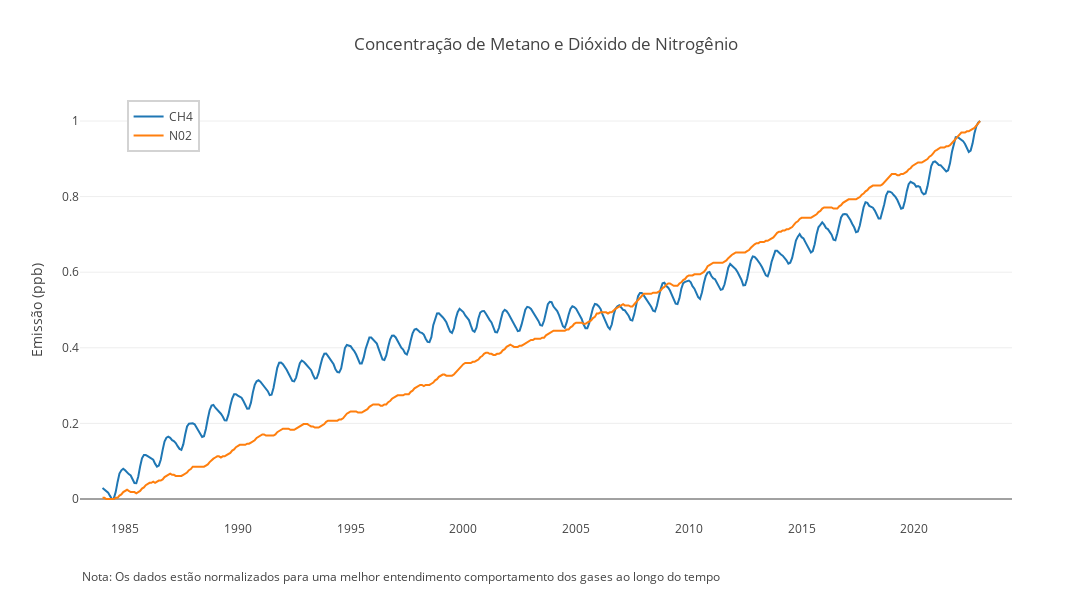

This figure's notebook cell:
### Code cell
fig = go.Figure()

gas_global_filtered = gas_global[gas_global['Date'] >= '1983-01-01']

ch4_min = gas_global_filtered['WDCGG CH4'].min()
ch4_max = gas_global_filtered['WDCGG CH4'].max()
dif_ch4 = ch4_max - ch4_min

no2_min = gas_global_filtered['WDCGG N2O'].min()
no2_max = gas_global_filtered['WDCGG N2O'].max()
dif_no2 = no2_max - no2_min


fig.add_trace(
    go.Scatter(
        x=gas_global_filtered['Date'],
        y=((gas_global_filtered['WDCGG CH4'] - ch4_min)/dif_ch4 ),
        name='CH4',
        hovertemplate=
        '<b>Data</b>: %{x}<br>'+
        '<b>Dataset</b>: '+column+'<br>'+
        '<extra></extra>'
    )
)

fig.add_trace(
    go.Scatter(
        x=gas_global_filtered['Date'],
        y=((gas_global_filtered['WDCGG N2O'] - no2_min)/dif_no2 ),
        name='N02',
        hovertemplate=
        '<b>Data</b>: %{x}<br>'+
        '<b>Dataset</b>: '+column+'<br>'+
        '<extra></extra>'
    )
)


fig.update_layout(
    title_text='Concentração de Metano e Dióxido de Nitrogênio',
    xaxis=dict(gridcolor='white'),  
    yaxis=dict(title='Emissão (ppb)'),
    template='none',
    width=1200,
    height=600,
    legend=dict(x=0.05, y=1, bordercolor='Lightgray', borderwidth=2)  
)


fig.add_annotation(text='Nota: Os dados estão normalizados para uma melhor entendimento comportamento dos gases ao longo do tempo',
                   xref="paper", yref="paper",
                   x=0, y=-0.16, showarrow=False)

fig.show()

### Figure 1 — Plotly figure (JSON) as saved in the notebook; plotly's stock layout.template omitted (floating-point values rounded to 4 significant figures; data arrays with more than 128 entries replaced by an {"elided": "..."} marker saying what was removed)
{"data": [{"hovertemplate": "<b>Data</b>: %{x}<br><b>Dataset</b>: WDCGG N2O<br><extra></extra>", "name": "CH4", "type": "scatter", "x": {"elided": "2396 str values"}, "y": {"elided": "2396 float values"}}, {"hovertemplate": "<b>Data</b>: %{x}<br><b>Dataset</b>: WDCGG N2O<br><extra></extra>", "name": "N02", "type": "scatter", "x": {"elided": "2396 str values"}, "y": {"elided": "2396 float values"}}], "layout": {"annotations": [{"showarrow": false, "text": "Nota: Os dados estão normalizados para uma melhor entendimento comportamento dos gases ao longo do tempo", "x": 0, "xref": "paper", "y": -0.16, "yref": "paper"}], "height": 600, "legend": {"bordercolor": "Lightgray", "borderwidth": 2, "x": 0.05, "y": 1}, "title": {"text": "Concentração de Metano e Dióxido de Nitrogênio"}, "width": 1200, "xaxis": {"autorange": true, "gridcolor": "white", "range": ["1983-01-01", "2024-05-01"], "type": "date"}, "yaxis": {"autorange": true, "range": [-0.05556, 1.056], "title": {"text": "Emissão (ppb)"}, "type": "linear"}}}
